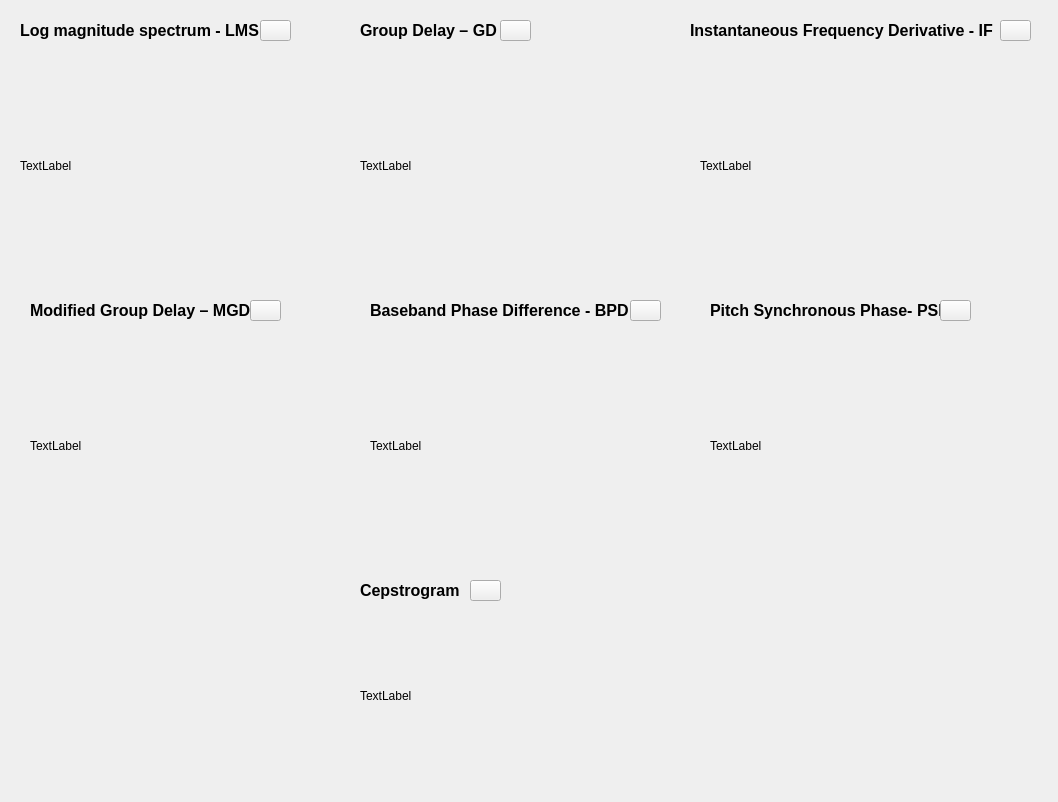
<?xml version="1.0" encoding="UTF-8"?>
<ui version="4.0">
 <class>Phaseectrum</class>
 <widget class="QWidget" name="Phaseectrum">
  <property name="geometry">
   <rect>
    <x>0</x>
    <y>0</y>
    <width>1058</width>
    <height>802</height>
   </rect>
  </property>
  <property name="windowTitle">
   <string>Phase spectrograms</string>
  </property>
  <property name="windowIcon">
   <iconset>
    <normaloff>icon/for_phase_win.ico</normaloff>icon/for_phase_win.ico</iconset>
  </property>
  <widget class="QWidget" name="verticalLayoutWidget">
   <property name="geometry">
    <rect>
     <x>20</x>
     <y>40</y>
     <width>321</width>
     <height>251</height>
    </rect>
   </property>
   <layout class="QVBoxLayout" name="verticalLayout">
    <item>
     <widget class="QLabel" name="label_lms">
      <property name="text">
       <string>TextLabel</string>
      </property>
     </widget>
    </item>
   </layout>
  </widget>
  <widget class="QWidget" name="verticalLayoutWidget_2">
   <property name="geometry">
    <rect>
     <x>360</x>
     <y>40</y>
     <width>321</width>
     <height>251</height>
    </rect>
   </property>
   <layout class="QVBoxLayout" name="verticalLayout_2">
    <item>
     <widget class="QLabel" name="label_gd">
      <property name="text">
       <string>TextLabel</string>
      </property>
     </widget>
    </item>
   </layout>
  </widget>
  <widget class="QWidget" name="verticalLayoutWidget_3">
   <property name="geometry">
    <rect>
     <x>700</x>
     <y>40</y>
     <width>321</width>
     <height>251</height>
    </rect>
   </property>
   <layout class="QVBoxLayout" name="verticalLayout_3">
    <item>
     <widget class="QLabel" name="label_if">
      <property name="text">
       <string>TextLabel</string>
      </property>
     </widget>
    </item>
   </layout>
  </widget>
  <widget class="QWidget" name="verticalLayoutWidget_4">
   <property name="geometry">
    <rect>
     <x>710</x>
     <y>320</y>
     <width>321</width>
     <height>251</height>
    </rect>
   </property>
   <layout class="QVBoxLayout" name="verticalLayout_4">
    <item>
     <widget class="QLabel" name="label_psp">
      <property name="text">
       <string>TextLabel</string>
      </property>
     </widget>
    </item>
   </layout>
  </widget>
  <widget class="QWidget" name="verticalLayoutWidget_5">
   <property name="geometry">
    <rect>
     <x>30</x>
     <y>320</y>
     <width>321</width>
     <height>251</height>
    </rect>
   </property>
   <layout class="QVBoxLayout" name="verticalLayout_5">
    <item>
     <widget class="QLabel" name="label_mgd">
      <property name="text">
       <string>TextLabel</string>
      </property>
     </widget>
    </item>
   </layout>
  </widget>
  <widget class="QWidget" name="verticalLayoutWidget_6">
   <property name="geometry">
    <rect>
     <x>370</x>
     <y>320</y>
     <width>321</width>
     <height>251</height>
    </rect>
   </property>
   <layout class="QVBoxLayout" name="verticalLayout_6">
    <item>
     <widget class="QLabel" name="label_bpd">
      <property name="text">
       <string>TextLabel</string>
      </property>
     </widget>
    </item>
   </layout>
  </widget>
  <widget class="QLabel" name="label_7">
   <property name="geometry">
    <rect>
     <x>20</x>
     <y>20</y>
     <width>261</width>
     <height>21</height>
    </rect>
   </property>
   <property name="font">
    <font>
     <pointsize>12</pointsize>
     <weight>75</weight>
     <bold>true</bold>
    </font>
   </property>
   <property name="text">
    <string>Log magnitude spectrum - LMS </string>
   </property>
  </widget>
  <widget class="QLabel" name="label_8">
   <property name="geometry">
    <rect>
     <x>360</x>
     <y>20</y>
     <width>141</width>
     <height>21</height>
    </rect>
   </property>
   <property name="font">
    <font>
     <pointsize>12</pointsize>
     <weight>75</weight>
     <bold>true</bold>
    </font>
   </property>
   <property name="text">
    <string>Group Delay – GD</string>
   </property>
  </widget>
  <widget class="QLabel" name="label_9">
   <property name="geometry">
    <rect>
     <x>690</x>
     <y>20</y>
     <width>321</width>
     <height>21</height>
    </rect>
   </property>
   <property name="font">
    <font>
     <pointsize>12</pointsize>
     <weight>75</weight>
     <bold>true</bold>
    </font>
   </property>
   <property name="text">
    <string>Instantaneous Frequency Derivative - IF</string>
   </property>
  </widget>
  <widget class="QLabel" name="label_10">
   <property name="geometry">
    <rect>
     <x>30</x>
     <y>300</y>
     <width>231</width>
     <height>21</height>
    </rect>
   </property>
   <property name="font">
    <font>
     <pointsize>12</pointsize>
     <weight>75</weight>
     <bold>true</bold>
    </font>
   </property>
   <property name="text">
    <string>Modified Group Delay – MGD</string>
   </property>
  </widget>
  <widget class="QLabel" name="label_11">
   <property name="geometry">
    <rect>
     <x>370</x>
     <y>300</y>
     <width>271</width>
     <height>21</height>
    </rect>
   </property>
   <property name="font">
    <font>
     <pointsize>12</pointsize>
     <weight>75</weight>
     <bold>true</bold>
    </font>
   </property>
   <property name="text">
    <string>Baseband Phase Difference - BPD</string>
   </property>
  </widget>
  <widget class="QLabel" name="label_12">
   <property name="geometry">
    <rect>
     <x>710</x>
     <y>300</y>
     <width>271</width>
     <height>21</height>
    </rect>
   </property>
   <property name="font">
    <font>
     <pointsize>12</pointsize>
     <weight>75</weight>
     <bold>true</bold>
    </font>
   </property>
   <property name="text">
    <string>Pitch Synchronous Phase- PSP</string>
   </property>
  </widget>
  <widget class="QWidget" name="verticalLayoutWidget_7">
   <property name="geometry">
    <rect>
     <x>360</x>
     <y>600</y>
     <width>321</width>
     <height>191</height>
    </rect>
   </property>
   <layout class="QVBoxLayout" name="verticalLayout_7">
    <item>
     <widget class="QLabel" name="label_cepstr">
      <property name="text">
       <string>TextLabel</string>
      </property>
     </widget>
    </item>
   </layout>
  </widget>
  <widget class="QLabel" name="label">
   <property name="geometry">
    <rect>
     <x>360</x>
     <y>580</y>
     <width>161</width>
     <height>21</height>
    </rect>
   </property>
   <property name="font">
    <font>
     <pointsize>12</pointsize>
     <weight>75</weight>
     <bold>true</bold>
    </font>
   </property>
   <property name="text">
    <string>Cepstrogram</string>
   </property>
  </widget>
  <widget class="QWidget" name="verticalLayoutWidget_8">
   <property name="geometry">
    <rect>
     <x>260</x>
     <y>20</y>
     <width>31</width>
     <height>21</height>
    </rect>
   </property>
   <layout class="QVBoxLayout" name="verticalLayout_9">
    <item>
     <widget class="QPushButton" name="show_lms">
      <property name="text">
       <string/>
      </property>
      <property name="icon">
       <iconset>
        <normaloff>icon/show_spectr.ico</normaloff>icon/show_spectr.ico</iconset>
      </property>
     </widget>
    </item>
   </layout>
  </widget>
  <widget class="QWidget" name="verticalLayoutWidget_9">
   <property name="geometry">
    <rect>
     <x>500</x>
     <y>20</y>
     <width>31</width>
     <height>21</height>
    </rect>
   </property>
   <layout class="QVBoxLayout" name="verticalLayout_10">
    <item>
     <widget class="QPushButton" name="show_gd">
      <property name="text">
       <string/>
      </property>
      <property name="icon">
       <iconset>
        <normaloff>icon/show_spectr.ico</normaloff>icon/show_spectr.ico</iconset>
      </property>
     </widget>
    </item>
   </layout>
  </widget>
  <widget class="QWidget" name="verticalLayoutWidget_10">
   <property name="geometry">
    <rect>
     <x>1000</x>
     <y>20</y>
     <width>31</width>
     <height>21</height>
    </rect>
   </property>
   <layout class="QVBoxLayout" name="verticalLayout_11">
    <item>
     <widget class="QPushButton" name="show_if">
      <property name="text">
       <string/>
      </property>
      <property name="icon">
       <iconset>
        <normaloff>icon/show_spectr.ico</normaloff>icon/show_spectr.ico</iconset>
      </property>
     </widget>
    </item>
   </layout>
  </widget>
  <widget class="QWidget" name="verticalLayoutWidget_11">
   <property name="geometry">
    <rect>
     <x>250</x>
     <y>300</y>
     <width>31</width>
     <height>21</height>
    </rect>
   </property>
   <layout class="QVBoxLayout" name="verticalLayout_12">
    <item>
     <widget class="QPushButton" name="show_mgd">
      <property name="text">
       <string/>
      </property>
      <property name="icon">
       <iconset>
        <normaloff>icon/show_spectr.ico</normaloff>icon/show_spectr.ico</iconset>
      </property>
     </widget>
    </item>
   </layout>
  </widget>
  <widget class="QWidget" name="verticalLayoutWidget_12">
   <property name="geometry">
    <rect>
     <x>630</x>
     <y>300</y>
     <width>31</width>
     <height>21</height>
    </rect>
   </property>
   <layout class="QVBoxLayout" name="verticalLayout_13">
    <item>
     <widget class="QPushButton" name="show_bpd">
      <property name="text">
       <string/>
      </property>
      <property name="icon">
       <iconset>
        <normaloff>icon/show_spectr.ico</normaloff>icon/show_spectr.ico</iconset>
      </property>
     </widget>
    </item>
   </layout>
  </widget>
  <widget class="QWidget" name="verticalLayoutWidget_13">
   <property name="geometry">
    <rect>
     <x>940</x>
     <y>300</y>
     <width>31</width>
     <height>21</height>
    </rect>
   </property>
   <layout class="QVBoxLayout" name="verticalLayout_14">
    <item>
     <widget class="QPushButton" name="show_psp">
      <property name="text">
       <string/>
      </property>
      <property name="icon">
       <iconset>
        <normaloff>icon/show_spectr.ico</normaloff>icon/show_spectr.ico</iconset>
      </property>
     </widget>
    </item>
   </layout>
  </widget>
  <widget class="QWidget" name="verticalLayoutWidget_14">
   <property name="geometry">
    <rect>
     <x>470</x>
     <y>580</y>
     <width>31</width>
     <height>21</height>
    </rect>
   </property>
   <layout class="QVBoxLayout" name="verticalLayout_15">
    <item>
     <widget class="QPushButton" name="show_cepstr">
      <property name="text">
       <string/>
      </property>
      <property name="icon">
       <iconset>
        <normaloff>icon/show_spectr.ico</normaloff>icon/show_spectr.ico</iconset>
      </property>
     </widget>
    </item>
   </layout>
  </widget>
 </widget>
 <resources/>
 <connections/>
</ui>
